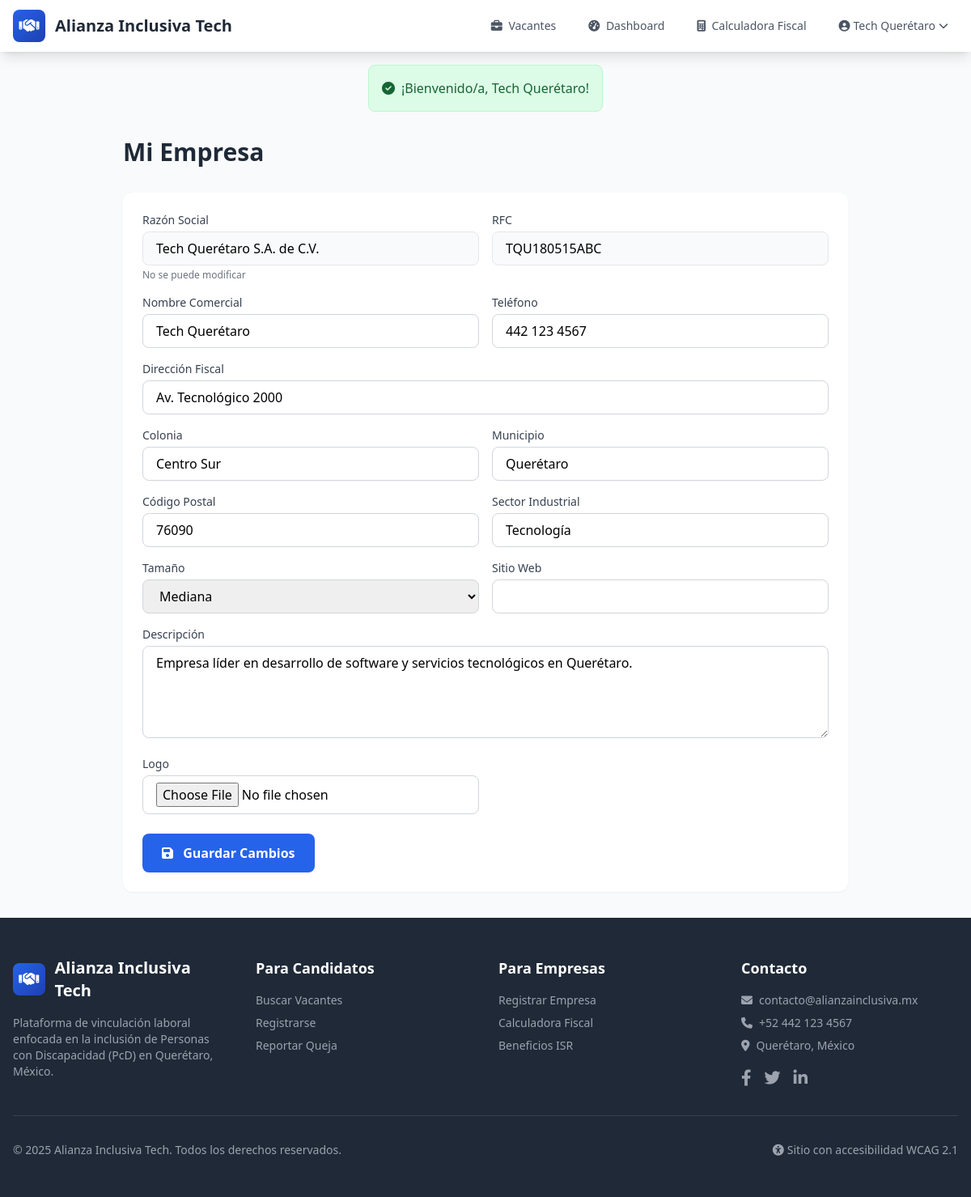
Screenshot of /empresa/perfil (signed in) with the database file from the repository.
### tables this page shows
CREATE TABLE empresas (
    id INT AUTO_INCREMENT PRIMARY KEY,
    usuario_id INT NOT NULL,
    razon_social VARCHAR(255) NOT NULL,
    rfc VARCHAR(13) NOT NULL,
    nombre_comercial VARCHAR(255) NULL,
    direccion_fiscal TEXT NOT NULL,
    colonia VARCHAR(150) NULL,
    municipio VARCHAR(100) NOT NULL,
    estado VARCHAR(100) DEFAULT 'Querétaro',
    codigo_postal VARCHAR(10) NOT NULL,
    sector_industrial VARCHAR(100) NOT NULL,
    tamano_empresa ENUM('micro', 'pequena', 'mediana', 'grande') DEFAULT 'pequena',
    telefono VARCHAR(20) NULL,
    sitio_web VARCHAR(255) NULL,
    logo VARCHAR(255) NULL,
    descripcion TEXT NULL,
    verificada TINYINT(1) DEFAULT 0,
    fecha_creacion DATETIME DEFAULT CURRENT_TIMESTAMP,
    fecha_actualizacion DATETIME DEFAULT CURRENT_TIMESTAMP ON UPDATE CURRENT_TIMESTAMP,
    FOREIGN KEY (usuario_id) REFERENCES usuarios(id) ON DELETE CASCADE,
    INDEX idx_rfc (rfc),
    INDEX idx_municipio (municipio)
);

### app/views/empresas/perfil.php (the view, shortened to what the rows shown need)
<div class="py-8 px-4">
    <div class="max-w-4xl mx-auto">
        <h1 class="text-3xl font-bold text-gray-800 mb-8">Mi Empresa</h1>
        <div class="bg-white rounded-xl shadow-sm p-6">
            <form method="POST" action="<?= BASE_URL ?>/empresa/perfil" enctype="multipart/form-data">
                <div class="grid md:grid-cols-2 gap-4 mb-6">
                    <div>
                        <label class="block text-sm font-medium text-gray-700 mb-1">Razón Social</label>
                        <input type="text" value="<?= htmlspecialchars($empresa['razon_social']) ?>" disabled
                               class="w-full px-4 py-2 border border-gray-200 rounded-lg bg-gray-50">
                        <p class="text-xs text-gray-500 mt-1">No se puede modificar</p>
                    </div>
                    <div>
                        <label class="block text-sm font-medium text-gray-700 mb-1">RFC</label>
                        <input type="text" value="<?= htmlspecialchars($empresa['rfc']) ?>" disabled
                               class="w-full px-4 py-2 border border-gray-200 rounded-lg bg-gray-50">
                    </div>
                    <div>
                        <label class="block text-sm font-medium text-gray-700 mb-1">Nombre Comercial</label>
                        <input type="text" name="nombre_comercial" value="<?= htmlspecialchars($empresa['nombre_comercial'] ?? '') ?>"
                               class="w-full px-4 py-2 border border-gray-300 rounded-lg focus:ring-2 focus:ring-primary">
                    </div>
                    <div>
                        <label class="block text-sm font-medium text-gray-700 mb-1">Teléfono</label>
                        <input type="tel" name="telefono" value="<?= htmlspecialchars($empresa['telefono'] ?? '') ?>"
                               class="w-full px-4 py-2 border border-gray-300 rounded-lg focus:ring-2 focus:ring-primary">
                    </div>
                    <div class="md:col-span-2">
                        <label class="block text-sm font-medium text-gray-700 mb-1">Dirección Fiscal</label>
                        <input type="text" name="direccion_fiscal" value="<?= htmlspecialchars($empresa['direccion_fiscal']) ?>"
                               class="w-full px-4 py-2 border border-gray-300 rounded-lg focus:ring-2 focus:ring-primary">
                    </div>
                    <div>
                        <label class="block text-sm font-medium text-gray-700 mb-1">Colonia</label>
                        <input type="text" name="colonia" value="<?= htmlspecialchars($empresa['colonia'] ?? '') ?>"
                               class="w-full px-4 py-2 border border-gray-300 rounded-lg focus:ring-2 focus:ring-primary">
                    </div>
                    <div>
                        <label class="block text-sm font-medium text-gray-700 mb-1">Municipio</label>
                        <input type="text" name="municipio" value="<?= htmlspecialchars($empresa['municipio'] ?? '') ?>"
                               class="w-full px-4 py-2 border border-gray-300 rounded-lg focus:ring-2 focus:ring-primary">
                    </div>
                    <div>
                        <label class="block text-sm font-medium text-gray-700 mb-1">Código Postal</label>
                        <input type="text" name="codigo_postal" value="<?= htmlspecialchars($empresa['codigo_postal']) ?>"
                               class="w-full px-4 py-2 border border-gray-300 rounded-lg focus:ring-2 focus:ring-primary">
                    </div>
                    <div>
                        <label class="block text-sm font-medium text-gray-700 mb-1">Sector Industrial</label>
                        <input type="text" name="sector_industrial" value="<?= htmlspecialchars($empresa['sector_industrial']) ?>"
                               class="w-full px-4 py-2 border border-gray-300 rounded-lg focus:ring-2 focus:ring-primary">
                    </div>
                    <div>
                        <label class="block text-sm font-medium text-gray-700 mb-1">Tamaño</label>
                        <select name="tamano_empresa" class="w-full px-4 py-2 border border-gray-300 rounded-lg focus:ring-2 focus:ring-primary">
                            <option value="mediana" <?= $empresa['tamano_empresa'] === 'mediana' ? 'selected' : '' ?>>Mediana</option>
                        </select>
                    </div>
                    <div class="md:col-span-2">
                        <label class="block text-sm font-medium text-gray-700 mb-1">Descripción</label>
                        <textarea name="descripcion" rows="4"
                                  class="w-full px-4 py-2 border border-gray-300 rounded-lg focus:ring-2 focus:ring-primary"><?= htmlspecialchars($empresa['descripcion'] ?? '') ?></textarea>
                    </div>
                </div>
            </form>
        </div>
    </div>
</div>

### app/views/layouts/header.php (shortened to what the rows shown need)
<!DOCTYPE html>
<html lang="es">
<head>
    <script src="https://cdn.tailwindcss.com"></script>
    <link href="https://cdn.jsdelivr.net/npm/fullcalendar@5.11.3/main.min.css" rel="stylesheet">
    <link rel="stylesheet" href="https://cdnjs.cloudflare.com/ajax/libs/font-awesome/6.4.0/css/all.min.css">
</head>
<body class="bg-gray-50 min-h-screen flex flex-col">
    <nav class="bg-white shadow-lg" role="navigation" aria-label="Navegación principal">
        <div class="max-w-7xl mx-auto px-4">
            <div class="flex justify-between h-16">
                <div class="hidden md:flex items-center space-x-4">
                    <?php if (isLoggedIn()): ?>
                        <?php $user = getCurrentUser(); ?>
                        <?php if ($user['tipo'] === 'empresa'): ?>
                            <a href="<?= BASE_URL ?>/empresa/dashboard" class="text-gray-600 hover:text-primary px-3 py-2 rounded-md text-sm font-medium transition">
                                <i class="fas fa-tachometer-alt mr-1"></i> Dashboard
                            </a>
                            <a href="<?= BASE_URL ?>/fiscal/calculadora" class="text-gray-600 hover:text-primary px-3 py-2 rounded-md text-sm font-medium transition">
                                <i class="fas fa-calculator mr-1"></i> Calculadora Fiscal
                            </a>
                        <?php elseif ($user['tipo'] === 'admin'): ?>
                            <a href="<?= BASE_URL ?>/admin/dashboard" class="text-gray-600 hover:text-primary px-3 py-2 rounded-md text-sm font-medium transition">
                                <i class="fas fa-cog mr-1"></i> Administración
                            </a>
                        <?php endif; ?>
                        <div class="relative group">
                            <button class="flex items-center text-gray-600 hover:text-primary px-3 py-2 rounded-md text-sm font-medium transition">
                                <i class="fas fa-user-circle mr-1"></i>
                                <?= htmlspecialchars($user['nombre']) ?>
                                <i class="fas fa-chevron-down ml-1 text-xs"></i>
                            </button>
                        </div>
                    <?php endif; ?>
                </div>
            </div>
        </div>
    </nav>
    <main id="main-content" class="flex-grow">

### rows the page displays
empresas: nombre_comercial "Tech Querétaro", razon_social "Tech Querétaro S.A. de C.V.", rfc "TQU180515ABC", telefono "442 123 4567", direccion_fiscal "Av. Tecnológico 2000", colonia "Centro Sur", municipio "Querétaro", codigo_postal "76090", sector_industrial "Tecnología", tamano_empresa "Mediana", descripcion "Empresa líder en desarrollo de software y servicios tecnológicos en Querétaro."

### other values shown
$sitioNombre "Alianza Inclusiva Tech"
$flash['mensaje'] "¡Bienvenido/a, Tech Querétaro!"
SITE_NAME "Alianza Inclusiva Tech"
SITE_CONTACT_EMAIL "contacto@alianzainclusiva.mx"
SITE_CONTACT_PHONE "+52 442 123 4567"
